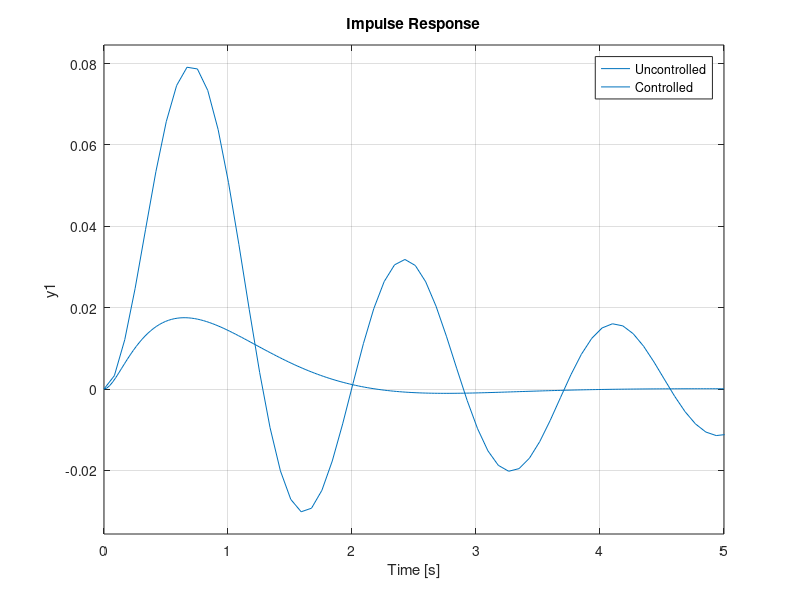
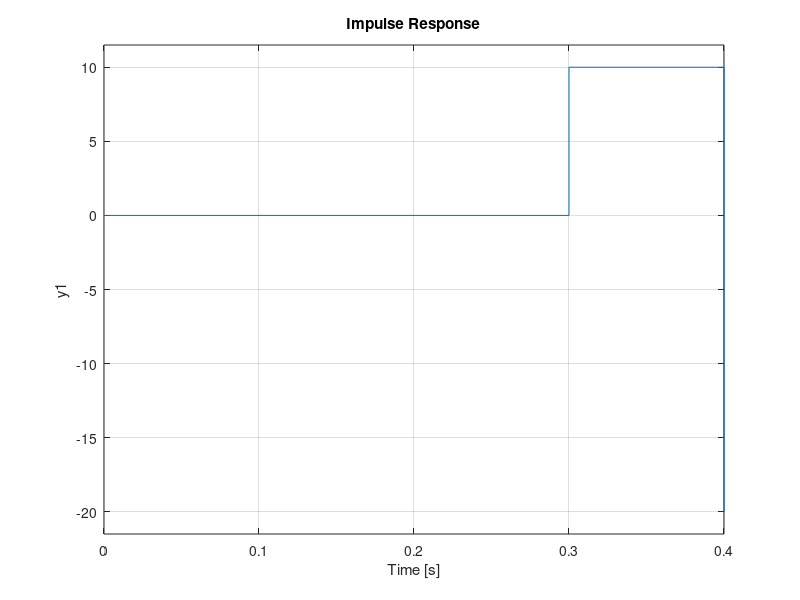
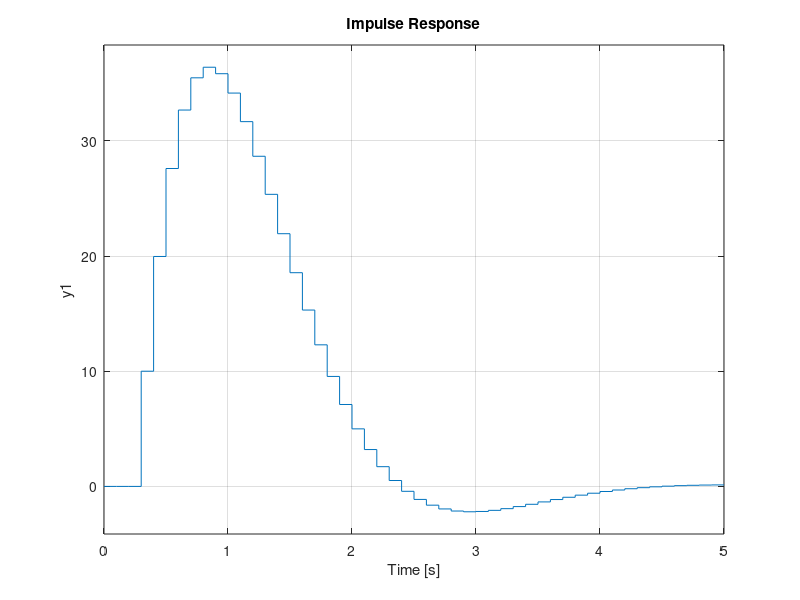

MATLAB code for these plots, in order:
close all
clear

A = [0 1 0;
     0 0 1;
     -18 -15 -2;
     ];
 
B = [0;
     0;
     1
     ];

C = [1 0 0];

D = 0;

controllability_matrix = [B A*B A^2*B];

ts = 0.1; % Sampling Time

% Continuous Time
poles = [-1.33+1.49j, -1.33-1.49j, -13.3];
impulse(ss(A,B,C,D))
K = place(A,B,poles);
hold on
impulse(ss(A-B*K,B,C,D))
hold off
legend("Uncontrolled", "Controlled")

figure(2)
% Discrete Time
sys = ss(A,B,C,D,ts);
impulse(sys)
figure(3)
poles_controlled = exp(poles*ts);
K_controlled = acker(A, B, poles_controlled); % Dead Beat Controller
sys_controlled = ss(A-B*K_controlled, B, C, D, ts);
impulse(sys_controlled)
